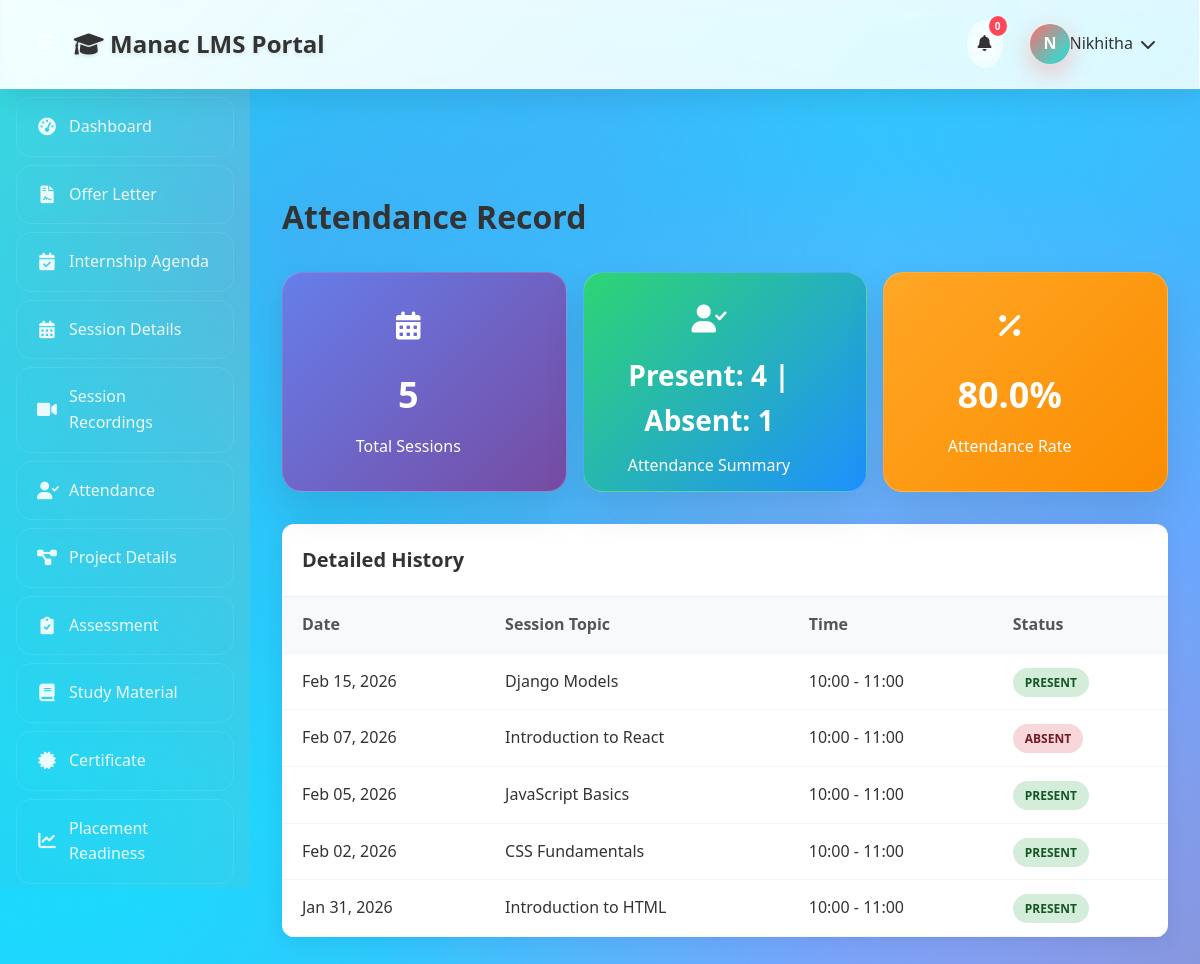
The app's page /attendance/ (signed in) with its own data.
### lms/models.py (models this page shows, shortened)
class Attendance(models.Model):
    student = models.ForeignKey(Student, on_delete=models.CASCADE)
    session = models.ForeignKey(Session, on_delete=models.CASCADE)
    is_present = models.BooleanField(default=False)
    marked_at = models.DateTimeField(default=timezone.now)
    class Meta:
        unique_together = ['student', 'session']

class Session(models.Model):
    title = models.CharField(max_length=200)
    topic = models.CharField(max_length=200)
    mentor = models.CharField(max_length=100)
    date = models.DateField()
    start_time = models.TimeField()
    end_time = models.TimeField()
    description = models.TextField(blank=True)
    recording_url = models.URLField(blank=True)
    is_completed = models.BooleanField(default=False)
    created_at = models.DateTimeField(default=timezone.now)
    class Meta:
        ordering = ['-date', '-start_time']

### lms/views.py (the view)
# urls.py: path('attendance/', views.attendance, name='attendance'),
@login_required
def attendance(request):
    student = get_object_or_404(Student, user=request.user)
    attendances = Attendance.objects.filter(student=student).select_related('session').order_by('-session__date')
    total_sessions = attendances.count()
    present_count = attendances.filter(is_present=True).count()
    absent_count = total_sessions - present_count
    attendance_rate = (present_count / total_sessions * 100) if total_sessions > 0 else 0
    context = {
        'attendances': attendances,
        'total_sessions': total_sessions,
        'present_count': present_count,
        'absent_count': absent_count,
        'attendance_rate': round(attendance_rate, 1),
    }
    return render(request, 'lms/attendance.html', context)

### lms/templates/lms/attendance.html (shortened to what this page needs)
{% extends 'lms/base.html' %}
{% block content %}
<div class="content-header">
    <h1>Attendance Record</h1>
</div>
<div class="dashboard-grid">
    <div class="attendance-card total-sessions">
        <div class="card-icon">
            <i class="fas fa-calendar-alt"></i>
        </div>
        <h3>{{ total_sessions }}</h3>
        <p>Total Sessions</p>
    </div>
    <div class="attendance-card summary">
        <div class="card-icon">
            <i class="fas fa-user-check"></i>
        </div>
        <h3>Present: {{ present_count }} | Absent: {{ absent_count }}</h3>
        <p>Attendance Summary</p>
    </div>
    <div class="attendance-card rate">
        <div class="card-icon">
            <i class="fas fa-percentage"></i>
        </div>
        <h3>{{ attendance_rate }}%</h3>
        <p>Attendance Rate</p>
    </div>
</div>
<div class="table-container">
    <div class="table-header">
        <h3>Detailed History</h3>
    </div>
    <table>
        <thead>
            <tr>
                <th>Date</th>
                <th>Session Topic</th>
                <th>Time</th>
                <th>Status</th>
            </tr>
        </thead>
        <tbody>
            {% for attendance in attendances %}
            <tr>
                <td>{{ attendance.session.date|date:"M d, Y" }}</td>
                <td>{{ attendance.session.title }}</td>
                <td>{{ attendance.session.start_time|time:"H:i" }} - {{ attendance.session.end_time|time:"H:i" }}</td>
                <td>
                    {% if attendance.is_present %}
                        <span class="status-badge status-present">Present</span>
                    {% else %}
                        <span class="status-badge status-absent">Absent</span>
                    {% endif %}
                </td>
            </tr>
            {% empty %}
            <tr>
                <td colspan="4" style="text-align: center; color: #666;">No attendance records found.</td>
            </tr>
            {% endfor %}
        </tbody>
    </table>
</div>
{% endblock %}

### lms/templates/lms/base.html (shortened to what this page needs)
<!DOCTYPE html>
<html lang="en">
<head>
    {% load static %}
    <link rel="stylesheet" href="{% static 'css/style.css' %}">
    <link rel="stylesheet" href="https://cdnjs.cloudflare.com/ajax/libs/font-awesome/6.0.0/css/all.min.css">
</head>
<body>
    <div class="header">
        <div class="header-left">
            <button class="menu-toggle" id="menu-toggle">
                <i class="fas fa-bars"></i>
            </button>
            <h2><i class="fas fa-graduation-cap"></i> Manac LMS Portal</h2>
        </div>
        <div class="header-right">
            <div class="notification-icon" id="notification-icon">
                <i class="fas fa-bell"></i>
                <span class="notification-badge">{{ notifications|length }}</span>
            </div>
            <div class="profile-section" id="profile-section">
                <div class="profile-avatar">{{ user.first_name|first|default:'U' }}</div>
                <span>{{ user.first_name|default:'User' }}</span>
                <i class="fas fa-chevron-down"></i>
            </div>
        </div>
    </div>
    <div class="container">
        <div class="sidebar">
            <ul>
                <li data-tooltip="Dashboard"><a href="{% url 'lms:dashboard' %}" class="{% if request.resolver_match.url_name == 'dashboard' %}active{% endif %}"><i class="fas fa-tachometer-alt"></i> <span>Dashboard</span></a></li>
                <li data-tooltip="Offer Letter"><a href="{% url 'lms:offer_letter' %}"><i class="fas fa-file-contract"></i> <span>Offer Letter</span></a></li>
                <li data-tooltip="Internship Agenda"><a href="{% url 'lms:internship_agenda' %}"><i class="fas fa-calendar-check"></i> <span>Internship Agenda</span></a></li>
                <li data-tooltip="Session Details"><a href="{% url 'lms:session_details' %}"><i class="fas fa-calendar-alt"></i> <span>Session Details</span></a></li>
                <li data-tooltip="Session Recordings"><a href="{% url 'lms:session_recordings' %}"><i class="fas fa-video"></i> <span>Session Recordings</span></a></li>
                <li data-tooltip="Attendance"><a href="{% url 'lms:attendance' %}"><i class="fas fa-user-check"></i> <span>Attendance</span></a></li>
                <li data-tooltip="Project Details"><a href="{% url 'lms:project_details' %}"><i class="fas fa-project-diagram"></i> <span>Project Details</span></a></li>
                <li data-tooltip="Assessment"><a href="{% url 'lms:assessment' %}"><i class="fas fa-clipboard-check"></i> <span>Assessment</span></a></li>
                <li data-tooltip="Study Material"><a href="{% url 'lms:study_material' %}"><i class="fas fa-book"></i> <span>Study Material</span></a></li>
                <li data-tooltip="Certificate"><a href="{% url 'lms:certificate' %}"><i class="fas fa-certificate"></i> <span>Certificate</span></a></li>
                <li data-tooltip="Placement Readiness"><a href="{% url 'lms:placement_readiness' %}"><i class="fas fa-chart-line"></i> <span>Placement Readiness</span></a></li>
            </ul>
        </div>
        <div class="main-content" id="main-content">
            {% block content %}{% endblock %}
        </div>
    </div>
</body>
</html>

### lms/templates/lms/attendance.html (style rules this page uses)
.sidebar { width: 250px; position: fixed; top: 0; left: 0; height: 100vh; overflow-y: auto; transition: transform 0.3s ease; position: relative; padding-top: 0; scrollbar-width: none; -ms-overflow-style: none; }
.sidebar::before { content: ''; position: absolute; top: 0; left: 0; right: 0; bottom: 0; background: linear-gradient(45deg, rgba(255, 107, 107, 0.15), rgba(78, 205, 196, 0.15), rgba(69, 183, 209, 0.15), rgba(254, 202, 87, 0.15), rgba(255, 159, 243, 0.15)); background-size: 300% 300%; animation: sidebarGlow 6s ease infinite; pointer-events: none; }
.sidebar ul { list-style: none; padding: 0; margin: 0; position: relative; z-index: 1; }
.sidebar ul li { margin: 8px 16px; position: relative; }
.sidebar ul li a { display: flex; align-items: center; gap: 12px; padding: 16px 20px; color: rgba(255, 255, 255, 0.9); text-decoration: none; border-radius: 15px; transition: all 0.4s cubic-bezier(0.4, 0, 0.2, 1); position: relative; overflow: hidden; backdrop-filter: blur(10px); border: 1px solid rgba(255, 255, 255, 0.1); }
.sidebar ul li a i { width: 20px; text-align: center; font-size: 1.1rem; transition: all 0.3s ease; }
.main-content { margin-left: 0; margin-top: 70px; padding: 2rem; flex: 1; transition: margin-left 0.3s ease; min-height: calc(100vh - 70px); }
.attendance-card { background: linear-gradient(135deg, rgba(255, 255, 255, 0.95) 0%, rgba(255, 255, 255, 0.85) 100%); backdrop-filter: blur(20px); border-radius: 20px; padding: 2rem 2rem 2rem 0rem; box-shadow: 0 20px 40px rgba(0, 0, 0, 0.1); border: 1px solid rgba(255, 255, 255, 0.2); transition: all 0.4s cubic-bezier(0.4, 0, 0.2, 1); height: 220px; position: relative; overflow: hidden; display: flex; flex-direction: column; align-items: center; text-align: center; }
.attendance-card::before { content: ''; position: absolute; top: 0; left: 0; right: 0; bottom: 0; background: linear-gradient(45deg, rgba(102, 126, 234, 0.1) 0%, rgba(78, 205, 196, 0.1) 100%); opacity: 0; transition: opacity 0.3s ease; }
.attendance-card .card-icon { width: 60px; height: 60px; border-radius: 15px; display: flex; align-items: center; justify-content: center; font-size: 28px; margin-bottom: 20px; position: relative; z-index: 1; }
.attendance-card h3 { font-size: 36px; font-weight: 700; margin-bottom: 10px; position: relative; z-index: 1; color: #333; }
.attendance-card p { color: #666; font-size: 16px; position: relative; z-index: 1; }
.attendance-card.total-sessions { background: linear-gradient(135deg, #667eea 0%, #764ba2 100%); color: white; }
.attendance-card.total-sessions h3, .attendance-card.total-sessions p { color: white; }
.attendance-card.summary { background: linear-gradient(135deg, #2ed573 0%, #1e90ff 100%); color: white; }
.attendance-card.summary h3 { font-size: 28px !important; color: white; }
.attendance-card.summary p { color: white; }
.attendance-card.rate { background: linear-gradient(135deg, #ffa726 0%, #fb8c00 100%); color: white; }
.attendance-card.rate h3, .attendance-card.rate p { color: white; }

### records on screen
Attendance: session "Feb 15, 2026", session "Django Models", session.start_time "10:00", session.end_time "11:00", is_present "PRESENT"
Attendance: session "Feb 07, 2026", session "Introduction to React", session.start_time "10:00", session.end_time "11:00", is_present "ABSENT"
Attendance: session "Feb 05, 2026", session "JavaScript Basics", session.start_time "10:00", session.end_time "11:00", is_present "PRESENT"
Attendance: session "Feb 02, 2026", session "CSS Fundamentals", session.start_time "10:00", session.end_time "11:00", is_present "PRESENT"
Attendance: session "Jan 31, 2026", session "Introduction to HTML", session.start_time "10:00", session.end_time "11:00", is_present "PRESENT"

### other values on screen
{{ notifications|length }} "0"
{{ user.first_name|first|default:'U' }} "N"
{{ user.first_name|default:'User' }} "Nikhitha"
{{ total_sessions }} "5"
{{ present_count }} "4"
{{ absent_count }} "1"
{{ attendance_rate }} "80.0"
